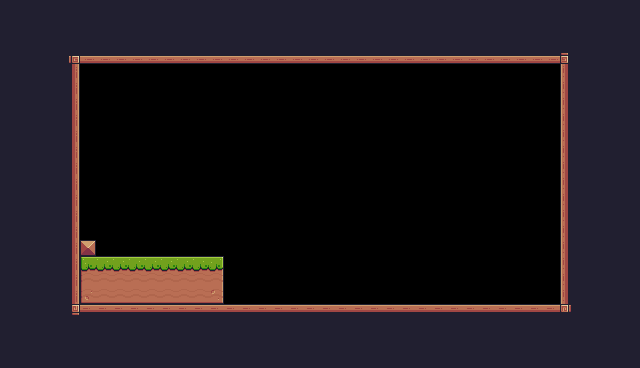

This is a level from a 2D game, rendered from its Tiled map with the project's own tilesets. A one-line summary and the complete map file follow:
An orthogonal 40x23 tile map with 16x16 px tiles, 1 tile layer (Tile Layer 1).

<map version="1.10" tiledversion="1.10.2" orientation="orthogonal" renderorder="right-down" width="40" height="23" tilewidth="16" tileheight="16" infinite="0" nextlayerid="2" nextobjectid="1">
 <tileset firstgid="1" source="terrain_tileset.tsx" />
 <layer id="1" name="Tile Layer 1" width="40" height="23">
  <data encoding="csv">
24,24,24,24,24,24,24,24,24,24,24,24,24,24,24,24,24,24,24,24,24,24,24,24,24,24,24,24,24,24,24,24,24,24,24,24,24,24,24,24,
24,24,24,24,24,24,24,24,24,24,24,24,24,24,24,24,24,24,24,24,24,24,24,24,24,24,24,24,24,24,24,24,24,24,24,24,24,24,24,24,
24,24,24,24,24,24,24,24,24,24,24,24,24,24,24,24,24,24,24,24,24,24,24,24,24,24,24,24,24,24,24,24,24,24,24,24,24,24,24,24,
24,24,24,24,92,134,134,134,134,134,134,134,134,134,134,134,134,134,134,134,134,134,134,134,134,134,134,134,134,134,134,134,134,134,134,93,24,24,24,24,
24,24,24,24,113,0,0,0,0,0,0,0,0,0,0,0,0,0,0,0,0,0,0,0,0,0,0,0,0,0,0,0,0,0,0,111,24,24,24,24,
24,24,24,24,113,0,0,0,0,0,0,0,0,0,0,0,0,0,0,0,0,0,0,0,0,0,0,0,0,0,0,0,0,0,0,111,24,24,24,24,
24,24,24,24,113,0,0,0,0,0,0,0,0,0,0,0,0,0,0,0,0,0,0,0,0,0,0,0,0,0,0,0,0,0,0,111,24,24,24,24,
24,24,24,24,113,0,0,0,0,0,0,0,0,0,0,0,0,0,0,0,0,0,0,0,0,0,0,0,0,0,0,0,0,0,0,111,24,24,24,24,
24,24,24,24,113,0,0,0,0,0,0,0,0,0,0,0,0,0,0,0,0,0,0,0,0,0,0,0,0,0,0,0,0,0,0,111,24,24,24,24,
24,24,24,24,113,0,0,0,0,0,0,0,0,0,0,0,0,0,0,0,0,0,0,0,0,0,0,0,0,0,0,0,0,0,0,111,24,24,24,24,
24,24,24,24,113,0,0,0,0,0,0,0,0,0,0,0,0,0,0,0,0,0,0,0,0,0,0,0,0,0,0,0,0,0,0,111,24,24,24,24,
24,24,24,24,113,0,0,0,0,0,0,0,0,0,0,0,0,0,0,0,0,0,0,0,0,0,0,0,0,0,0,0,0,0,0,111,24,24,24,24,
24,24,24,24,113,0,0,0,0,0,0,0,0,0,0,0,0,0,0,0,0,0,0,0,0,0,0,0,0,0,0,0,0,0,0,111,24,24,24,24,
24,24,24,24,113,0,0,0,0,0,0,0,0,0,0,0,0,0,0,0,0,0,0,0,0,0,0,0,0,0,0,0,0,0,0,111,24,24,24,24,
24,24,24,24,113,0,0,0,0,0,0,0,0,0,0,0,0,0,0,0,0,0,0,0,0,0,0,0,0,0,0,0,0,0,0,111,24,24,24,24,
24,24,24,24,113,35,0,0,0,0,0,0,0,0,0,0,0,0,0,0,0,0,0,0,0,0,0,0,0,0,0,0,0,0,0,111,24,24,24,24,
24,24,24,24,113,7,8,8,8,8,8,8,8,9,0,0,0,0,0,0,0,0,0,0,0,0,0,0,0,0,0,0,0,0,0,111,24,24,24,24,
24,24,24,112,113,29,30,30,30,30,30,30,30,31,0,0,0,0,0,0,0,0,0,0,0,0,0,0,0,0,0,0,0,0,0,111,24,24,24,24,
24,24,24,24,113,51,52,52,52,52,52,52,52,53,0,0,0,0,0,0,0,0,0,0,0,0,0,0,0,0,0,0,0,0,0,111,24,24,24,24,
24,24,24,24,114,90,90,90,90,90,90,90,90,90,90,90,90,90,90,90,90,90,90,90,90,90,90,90,90,90,90,90,90,90,90,115,24,24,24,24,
24,24,24,24,24,24,24,24,24,24,24,24,24,24,24,24,24,24,24,24,24,24,24,24,24,24,24,24,24,24,24,24,24,24,24,24,24,24,24,24,
24,24,24,24,24,24,24,24,24,24,24,24,24,24,24,24,24,24,24,24,24,24,24,24,24,24,24,24,24,24,24,24,24,24,24,24,24,24,24,24,
24,24,24,24,24,24,24,24,24,24,24,24,24,24,24,24,24,24,24,24,24,24,24,24,24,24,24,24,24,24,24,24,24,24,24,24,24,24,24,24
</data>
 </layer>
</map>
